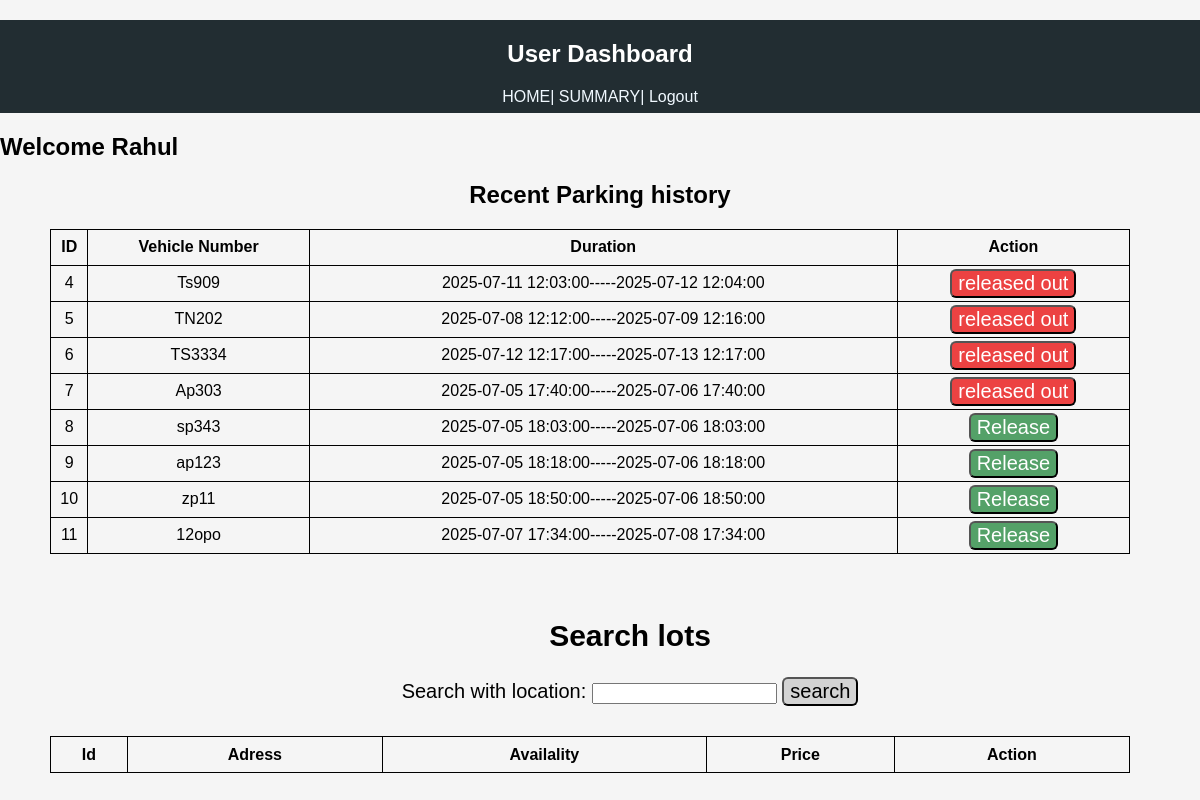
The page /udashboard/3/profile on the database its author committed.
### vehicle-parking-app-v1-main/models/user.py (models this page shows)
class Users(db.Model):
    id=db.Column(db.Integer,primary_key=True)
    email=db.Column(db.String(50),unique=True,nullable=False)
    password=db.Column(db.String(50),nullable=False)
    name=db.Column(db.String(50),nullable=False,default='User')

### vehicle-parking-app-v1-main/models/reserveparkspot.py (models this page shows)
class ReserveParkSpot(db.Model):
    id = db.Column(db.Integer, primary_key=True)
    user_id = db.Column(db.Integer, db.ForeignKey('users.id'), nullable=False)
    lot_id = db.Column(db.Integer, db.ForeignKey('lots1.id'), nullable=False)
    spot_id = db.Column(db.Integer, nullable=False)
    vehicle_number = db.Column(db.String(50), nullable=False)
    start_time = db.Column(db.DateTime, nullable=False)
    end_time = db.Column(db.DateTime, nullable=False)
    Action= db.Column(db.String(50), nullable=False, default='Release')

### vehicle-parking-app-v1-main/controllers/udashboard.py (the view)
@udashboard_bp.route('/<int:user_id>/profile', methods=['GET','POST'])
def profile(user_id):
    print("User ID from session:", user_id)
    x=ReserveParkSpot.query.filter_by(user_id=user_id).all()
    if user_id:
        user = Users.query.get(user_id)
        return render_template("user_dash.html", user=user, spot=x)
    else:
        print("No userid")
    return render_template("user_dash.html")

### vehicle-parking-app-v1-main/templates/user_dash.html (shortened to what this page needs)
<!DOCTYPE html>
<html lang="en">
<head>
    <link rel="stylesheet" href="/static/s6.css">
</head>
<body>
    <nav class="a123"><center>
        <h1><center>User Dashboard</center></h1>
        <label><a href="/udashboard/{{ user.id }}/profile">HOME|</a></label>
        <label><a href="/udashboard/{{ user.id }}/summary">SUMMARY|</a></label>
        <label><a href="/user/login">Logout</a></label>
        </center>
    </nav>
    <div>
        <div>
<marquee scrollamount="3"><h2>Welcome {{ user.name }}</h2></marquee>
    <h2><center>Recent Parking history</center></h2>
    <table id="we">
        <thead>
            <tr>
                <th>ID</th>
                <th>Vehicle Number</th>
                <th>Duration</th>
                <th>Action</th>
            </tr>
        </thead>
        <tbody>
            {% for k in spot %}
            <tr>
                <td>{{ k.id }}</td>
                <td>{{ k.vehicle_number }}</td>
                <td>{{ k.start_time }}-----{{ k.end_time }}</td>
                <td>
{% if k.Action == "Release" %}
    <form action="/udashboard/{{ user.id }}/{{ k.spot_id }}/release" method="POST">
        <button type="submit" style="background-color:rgb(84, 161, 104); color: white;">
            <center>{{ k.Action }}</center>
        </button>
    </form>
{% else %}
    <a href="/udashboard/{{ user.id }}/profile">
        <button style="background-color: rgb(236, 66, 66); color: white;">
            {{ k.Action }}
        </button>
    </a>
{% endif %}
                </td>
            </tr>
            {% endfor %}
        </tbody>
    </table>
        </div>
    <div>
    <div id="rrr">
        <form  action="/udashboard/{{ user.id }}/search" method="POST">
            <h2><center>Search lots</center></h2>
        <label for="search">Search with location:</label>
        <input id="search" name="search"></input>
        <label><button id="ol">search</button></label>
        </form>
    </div>
        <table>
            <thead>
                <tr>
                    <th>Id</th>
                    <th>Adress</th>
                    <th>Availality</th>
                    <th>Price</th>
                    <th>Action</th>
                </tr>
            </thead>
        </table>
    </div>
    </div>
</body>
</html>

### vehicle-parking-app-v1-main/static/s6.css (style rules this page uses)
body { font-family:Arial, Helvetica, sans-serif; padding:0; width:100%; margin:0; padding:0; background-color:rgb(245, 245, 245); }
h1 { background-color:rgb(34, 45, 50); color:rgb(255, 255, 255); padding:20px; margin-bottom:0; }
nav { background-color:rgb(34, 45, 50); height:93px; }
.a123 a { color:aliceblue; padding-bottom:40px; text-decoration:none; }
table { border-collapse:collapse; width:90%; margin-left:50px; margin-bottom:40px; }
td,th { border:1.5px solid black; height:33px; text-align:center; }
#rrr { display:flex; justify-content:center; align-items:center; margin:30px; width:100%; font-size:20px; }
button { font-size:20px; background-color:lightgrey; border-radius:6px; }

### rows shown on the page
Users: name "Rahul"
ReserveParkSpot: id "4", vehicle_number "Ts909", start_time "2025-07-11 12:03:00", end_time "2025-07-12 12:04:00", Action "released out"
ReserveParkSpot: id "5", vehicle_number "TN202", start_time "2025-07-08 12:12:00", end_time "2025-07-09 12:16:00", Action "released out"
ReserveParkSpot: id "6", vehicle_number "TS3334", start_time "2025-07-12 12:17:00", end_time "2025-07-13 12:17:00", Action "released out"
ReserveParkSpot: id "7", vehicle_number "Ap303", start_time "2025-07-05 17:40:00", end_time "2025-07-06 17:40:00", Action "released out"
ReserveParkSpot: id "8", vehicle_number "sp343", start_time "2025-07-05 18:03:00", end_time "2025-07-06 18:03:00", Action "Release"
ReserveParkSpot: id "9", vehicle_number "ap123", start_time "2025-07-05 18:18:00", end_time "2025-07-06 18:18:00", Action "Release"
ReserveParkSpot: id "10", vehicle_number "zp11", start_time "2025-07-05 18:50:00", end_time "2025-07-06 18:50:00", Action "Release"
ReserveParkSpot: id "11", vehicle_number "12opo", start_time "2025-07-07 17:34:00", end_time "2025-07-08 17:34:00", Action "Release"
